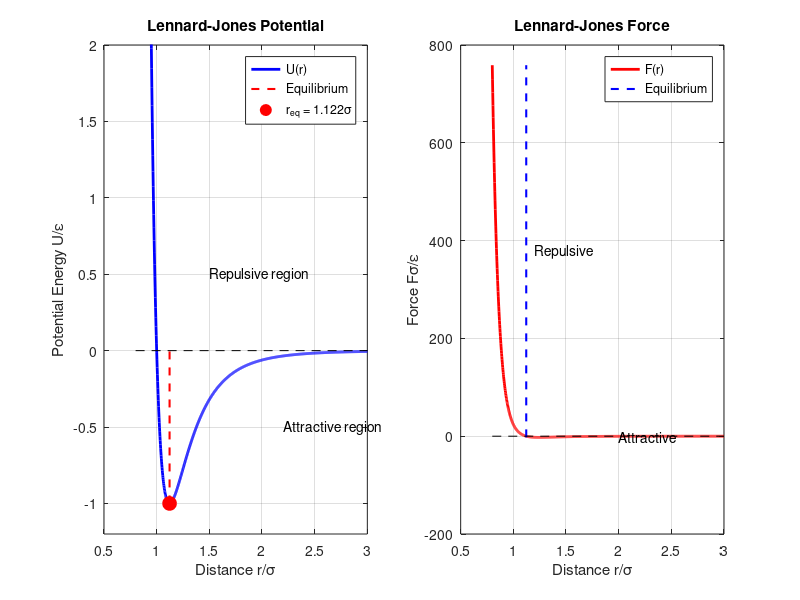

Reproduce this figure in MATLAB.
%% Visualize Lennard-Jones Potential and Force
% Educational script to understand the particle interaction model
%
% This script plots the Lennard-Jones potential energy and force
% as functions of particle separation distance

close all; clear all; clc;

%% Parameters
sigma = 1.0;      % Length scale
epsilon = 1.0;    % Energy scale

% Distance range
r_min = 0.8 * sigma;
r_max = 3.0 * sigma;
r = linspace(r_min, r_max, 1000);

%% Calculate Lennard-Jones Potential
% U(r) = 4*epsilon * [(sigma/r)^12 - (sigma/r)^6]
U = zeros(size(r));
for i = 1:length(r)
    sr6 = (sigma / r(i))^6;
    U(i) = 4 * epsilon * (sr6^2 - sr6);
end

%% Calculate Force
% F(r) = 24*epsilon/r * [2*(sigma/r)^12 - (sigma/r)^6]
F = zeros(size(r));
for i = 1:length(r)
    sr6 = (sigma / r(i))^6;
    F(i) = 24 * epsilon / r(i) * (2 * sr6^2 - sr6);
end

%% Find equilibrium distance
% Minimum of potential occurs at r = 2^(1/6) * sigma
r_eq = 2^(1/6) * sigma;
U_eq = -epsilon;

%% Create visualization
figure('Position', [100, 100, 1000, 400]);

% Plot potential
subplot(1, 2, 1);
plot(r/sigma, U/epsilon, 'b-', 'LineWidth', 2);
hold on;
plot([r_eq/sigma, r_eq/sigma], [min(U)/epsilon, 0], 'r--', 'LineWidth', 1.5);
plot(r_eq/sigma, U_eq/epsilon, 'ro', 'MarkerSize', 10, 'MarkerFaceColor', 'r');
plot([r_min/sigma, r_max/sigma], [0, 0], 'k--', 'LineWidth', 0.5);
hold off;
xlabel('Distance r/\sigma');
ylabel('Potential Energy U/\epsilon');
title('Lennard-Jones Potential');
grid on;
legend('U(r)', 'Equilibrium', sprintf('r_{eq} = %.3f\\sigma', r_eq/sigma), ...
       'Location', 'best');
ylim([min(U)/epsilon*1.2, 2]);
text(1.5, 0.5, 'Repulsive region', 'FontSize', 10);
text(2.2, -0.5, 'Attractive region', 'FontSize', 10);

% Plot force
subplot(1, 2, 2);
plot(r/sigma, F/epsilon, 'r-', 'LineWidth', 2);
hold on;
plot([r_eq/sigma, r_eq/sigma], [min(F)/epsilon, max(F)/epsilon], 'b--', 'LineWidth', 1.5);
plot([r_min/sigma, r_max/sigma], [0, 0], 'k--', 'LineWidth', 0.5);
hold off;
xlabel('Distance r/\sigma');
ylabel('Force F\sigma/\epsilon');
title('Lennard-Jones Force');
grid on;
legend('F(r)', 'Equilibrium', 'Location', 'best');
text(1.2, max(F)/epsilon * 0.5, 'Repulsive', 'FontSize', 10);
text(2.0, min(F)/epsilon * 0.3, 'Attractive', 'FontSize', 10);

%% Print key values
fprintf('Lennard-Jones Potential Properties:\n');
fprintf('=====================================\n');
fprintf('Equilibrium distance: r_eq = %.4f * sigma = %.4f\n', r_eq/sigma, r_eq);
fprintf('Potential at equilibrium: U(r_eq) = %.4f * epsilon = %.4f\n', U_eq/epsilon, U_eq);
fprintf('Zero crossing (sigma): r = %.4f\n', sigma);
fprintf('\n');
fprintf('Physical Interpretation:\n');
fprintf('- For r < r_eq: Repulsive force (particles push apart)\n');
fprintf('- For r = r_eq: Zero force (equilibrium position)\n');
fprintf('- For r > r_eq: Attractive force (particles pull together)\n');
fprintf('- For r >> r_eq: Weak attraction (van der Waals)\n');
fprintf('\n');
fprintf('In the simulation:\n');
fprintf('- Particles tend to maintain separation near r_eq\n');
fprintf('- Too close → strong repulsion (like hard spheres)\n');
fprintf('- Too far → weak attraction (like gases)\n');
